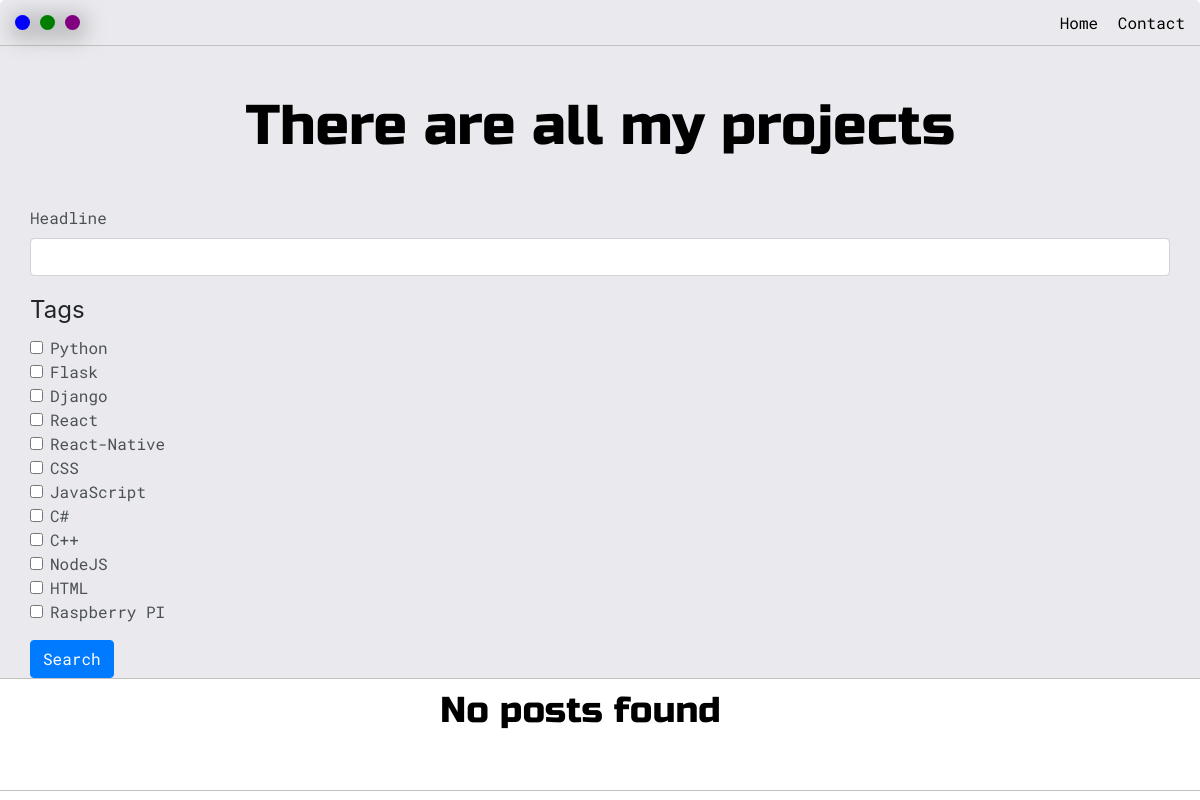
The app's page /posts/, older data.
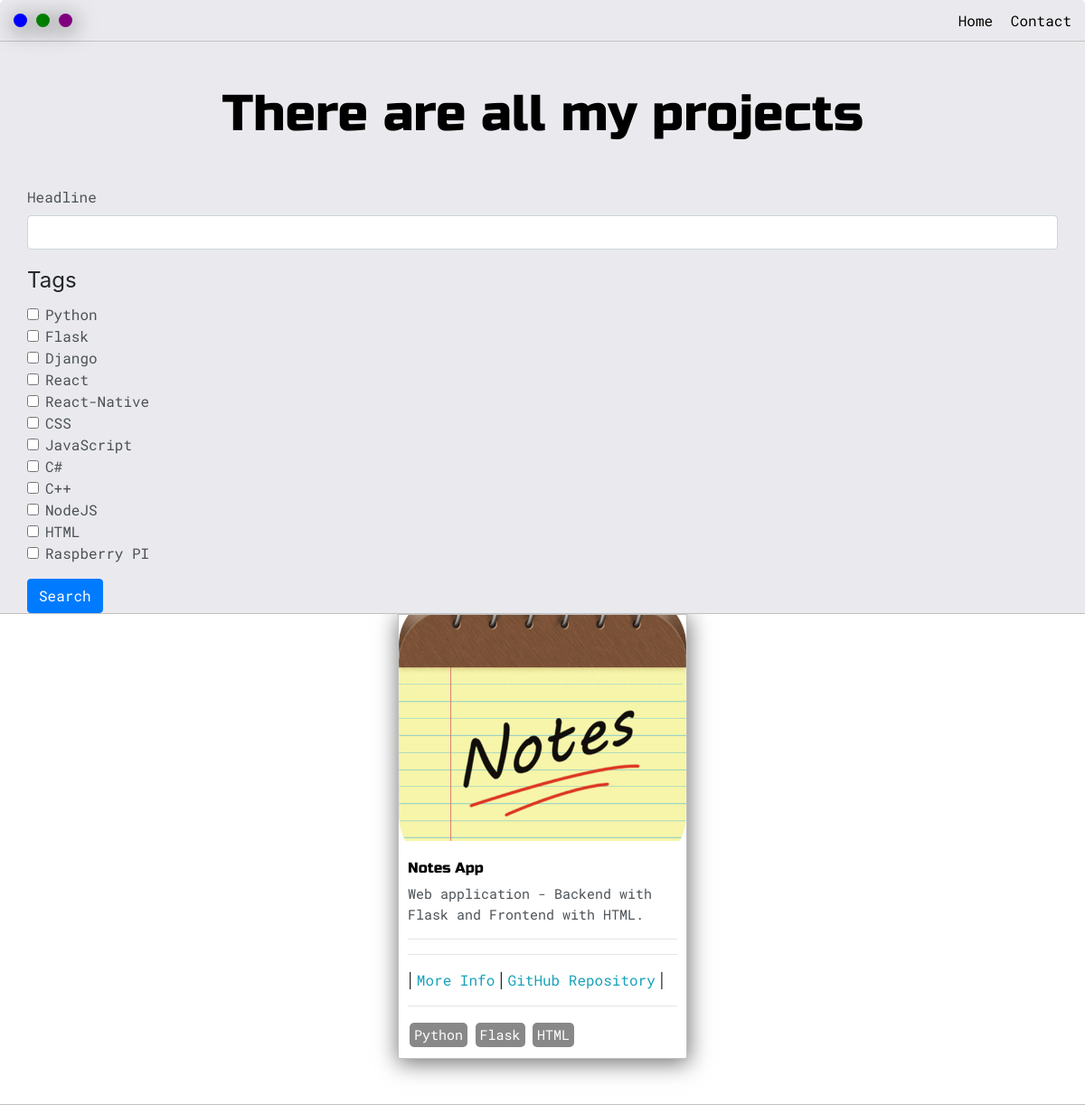
The same page, newer data.
### base_app/models.py (models this page shows, shortened)
class Post(models.Model):
    headline = models.CharField(max_length=80)
    sub_headline = models.CharField(max_length=200, null=True)
    repo_link = models.CharField(max_length=150, null=True, default="#")
    thumbnail = models.ImageField(
        null=True, blank=True, upload_to="images", default="placeholder.png"
    )
    video = models.FileField(null=True, blank=True, upload_to="videos")
    body = RichTextUploadingField(null=True, blank=True)
    date_created = models.DateTimeField(auto_now_add=True)
    is_active = models.BooleanField(default=False)
    featured = models.BooleanField(default=False)
    tags = models.ManyToManyField(Tag, null=True)
    slug = models.SlugField(null=True, blank=True)

class Tag(models.Model):
    name = models.CharField(max_length=50)
    def __str__(self):
        return self.name

### base_app/views.py (the view)
# urls.py: path('posts/', views.posts, name='posts'),
def posts(request):
    posts = Post.objects.filter(is_active=True)
    posts_filter = PostFilter(request.GET, queryset=posts)
    posts = posts_filter.qs  # To apply the search from the 'posts_filter'
    page = request.GET.get('page')
    paginator = Paginator(posts, 3)
    try:
        posts = paginator.page(page)
    except PageNotAnInteger:
        posts = paginator.page(1)
    except EmptyPage:
        posts = paginator.page(paginator.num_pages)
    context = {'posts': posts, 'posts_filter': posts_filter}
    return render(request, 'posts.html', context=context)

### base_app/templates/posts.html (shortened to what this page needs)
{% extends 'base_layout.html' %}
{% load static %}
{% load crispy_forms_tags %}
{% block content %}
    <section class="s1">
        <div class="main-container">
            <div class="greeting-wrapper">
                <h1>There are all my projects</h1>
            </div>
            <form id="searchForm" method="GET">
                {{ posts_filter.form|crispy }}
                <input class="btn btn-primary" type="submit" value="Search">
            </form>
        </div>
    </section>
    <section class="s2">
        <div class="main-container">
            <div class="post-wrapper">
                {% for post in posts %}
                    <div>
                        <div class="post">
                            {% if post.thumbnail.url is not none %}
                                <img class="thumbnail" src="{{ post.thumbnail.url }}">
                            {% else %}
                                <img class="thumbnail" src="{% static 'media/placeholder.png' %}">
                            {% endif %}
                            <div class="post-preview">
                                <h6 class="post-title">{{ post.headline }}</h6>
                                <p class="post-content">{{ post.sub_headline }}</p>
                                <hr>
                                <hr>
                                {% if post.repo_link != '#' %}
                                    | <a href="{% url 'post' post.slug %}">More Info</a>
                                    | <a target="_blank" href="{{ post.repo_link }}">GitHub Repository</a> |
                                {% else %}
                                    | <a href="{% url 'post' post.slug %}">More Info</a> |
                                {% endif %}
                                <hr>
                                {% for tag in post.tags.all %}
                                    <span class="tag">{{ tag }}</span>
                                {% endfor %}
                            </div>
                        </div>
                    </div>
                    {% empty %}
                        <h2>No posts found</h2>
                {% endfor %}
            </div>
        </div>
    </section>
{% endblock %}

Row changes from the older to the newer data that the page shows:
added Post: thumbnail (picture), headline "Notes App", sub_headline "Web application - Backend with Flask and Frontend with HTML."
now on this page (row unchanged): Tag: name "Python"
now on this page (row unchanged): Tag: name "Flask"
now on this page (row unchanged): Tag: name "HTML"
Text that changed along with them:
text no longer shown: "No posts found"
